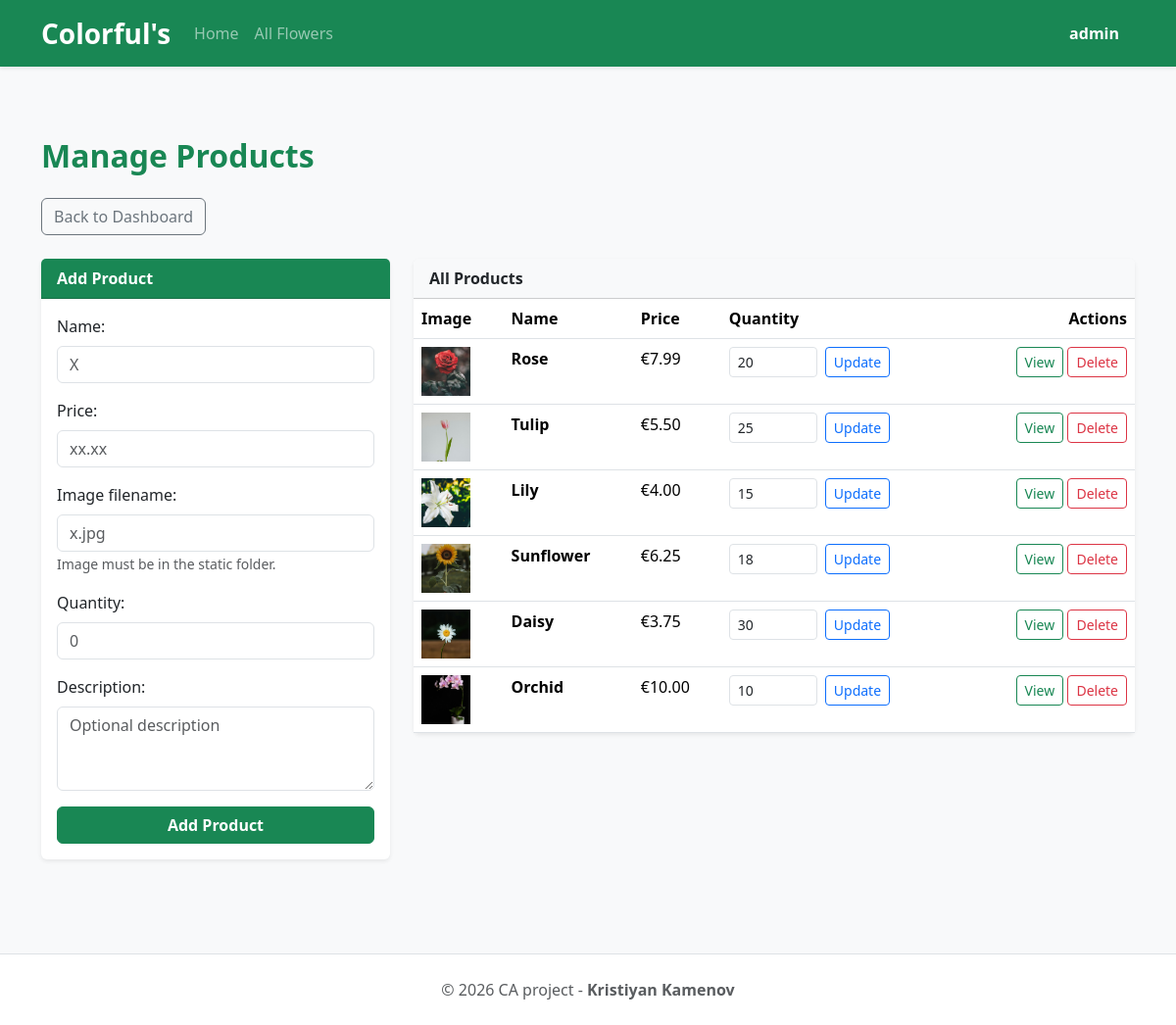
The app's page /admin/products (signed in) with its own data.
### tables this page shows
CREATE TABLE users
(
    user_id TEXT PRIMARY KEY,
    password TEXT NOT NULL,
    admin_status BOOLEAN NOT NULL,
    points_balance INTEGER NOT NULL DEFAULT 0
);

CREATE TABLE products
(
    product_id INTEGER PRIMARY KEY AUTOINCREMENT, 
    name TEXT NOT NULL,
    price REAL NOT NULL, 
    image_filename TEXT,
    quantity INTEGER NOT NULL DEFAULT 0,
    description TEXT
);

### app.py (the view, shortened to what this page needs)
@app.route("/admin/products", methods=["GET", "POST"])
@admin_required
def admin_manage_products():
    form = AddProductForm()
    db = get_db()
    products = db.execute("SELECT * FROM products ORDER BY product_id;").fetchall()
    return render_template("admin_manage_products.html", form=form, products=products)

### forms.py
class AddProductForm(FlaskForm):
    name = StringField("Name:", validators=[InputRequired()])
    price = FloatField("Price:", validators=[InputRequired(), NumberRange(min=0)])
    image_filename = StringField("Image filename:", validators=[InputRequired()])
    quantity = IntegerField("Quantity:", validators=[InputRequired(), NumberRange(min=0)])
    description = TextAreaField("Description:", validators=[Optional()])
    submit = SubmitField("Add Product")

### app.py (called while the page is built)
def ensure_points_schema(db):
    users_cols = [row["name"] for row in db.execute("PRAGMA table_info(users);")]
    if "points_balance" not in users_cols:
        db.execute(
            """ALTER TABLE users
               ADD COLUMN points_balance INTEGER NOT NULL DEFAULT 0;"""
        )
        db.commit()
    orders_cols = [row["name"] for row in db.execute("PRAGMA table_info(orders);")]
    if "points_used" not in orders_cols:
        db.execute(
            """ALTER TABLE orders
               ADD COLUMN points_used INTEGER NOT NULL DEFAULT 0;"""
        )
        db.commit()
    if "points_earned" not in orders_cols:
        db.execute(
            """ALTER TABLE orders
               ADD COLUMN points_earned INTEGER NOT NULL DEFAULT 0;"""
        )
        db.commit()

@app.before_request
def load_logged_in_user():
    g.user = session.get("user_id", None)
    g.is_admin = False
    if g.user is not None:
        db = get_db()
        ensure_points_schema(db)
        row = db.execute(
            """SELECT admin_status FROM users WHERE user_id = ?;""",
            (g.user,),
        ).fetchone()
        if row and row["admin_status"]:
            g.is_admin = True

def admin_required(view):
    @wraps(view)
    def wrapped_view(*args, **kwargs):
        if g.user is None:
            return redirect(url_for("auth", next=request.url))
        if not g.is_admin:
            return redirect(url_for("index"))
        return view(*args, **kwargs)
    return wrapped_view

### database.py (called while the page is built)
def get_db():
    if "db" not in g:
        g.db = sqlite3.connect(DATABASE,
            detect_types=sqlite3.PARSE_DECLTYPES
        )
        g.db.row_factory = sqlite3.Row
    return g.db

### templates/admin_manage_products.html (shortened to what this page needs)
{% extends "base.html" %}
{% block main_content %}
<div class="py-4">
    <h2 class="text-success mb-4 fw-bold">Manage Products</h2>
    <a href="{{ url_for('admin_dashboard') }}" class="btn btn-outline-secondary mb-4">Back to Dashboard</a>
    <div class="row">
        <div class="col-lg-4 mb-4">
            <div class="card border-0 shadow-sm">
                <div class="card-header bg-success text-white fw-bold">Add Product</div>
                <div class="card-body">
                    <form method="post" action="{{ url_for('admin_manage_products') }}">
                        <div class="mb-3">
                            {{ form.name.label(class="form-label") }}
                            {{ form.name(class="form-control", placeholder="X") }}
                        </div>
                        <div class="mb-3">
                            {{ form.price.label(class="form-label") }}
                            {{ form.price(class="form-control", placeholder="xx.xx", type="number", step="0.01") }}
                        </div>
                        <div class="mb-3">
                            {{ form.image_filename.label(class="form-label") }}
                            {{ form.image_filename(class="form-control", placeholder="x.jpg") }}
                            <small class="text-muted">Image must be in the static folder.</small>
                        </div>
                        <div class="mb-3">
                            {{ form.quantity.label(class="form-label") }}
                            {{ form.quantity(class="form-control", placeholder="0", type="number", min="0") }}
                        </div>
                        <div class="mb-3">
                            {{ form.description.label(class="form-label") }}
                            {{ form.description(class="form-control", rows=3, placeholder="Optional description") }}
                        </div>
                        {{ form.submit(class="btn btn-success w-100 fw-bold") }}
                    </form>
                </div>
            </div>
        </div>
        <div class="col-lg-8">
            <div class="card border-0 shadow-sm">
                <div class="card-header bg-light fw-bold">All Products</div>
                <div class="card-body p-0">
                    {% if products %}
                    <table class="table table-hover mb-0">
                        <thead>
                            <tr>
                                <th>Image</th>
                                <th>Name</th>
                                <th>Price</th>
                                <th>Quantity</th>
                                <th class="text-end">Actions</th>
                            </tr>
                        </thead>
                        <tbody>
                            {% for product in products %}
                            <tr>
                                <td>
                                    <img src="{{ url_for('static', filename=product['image_filename']) }}"
                                         alt="{{ product['name'] }}"
                                         style="width: 50px; height: 50px; object-fit: cover;">
                                </td>
                                <td class="fw-semibold">{{ product.name }}</td>
                                <td>€{{ "%.2f"|format(product.price) }}</td>
                                <td>
                                    <form method="post" action="{{ url_for('admin_update_product_quantity', product_id=product.product_id) }}" class="d-flex gap-2 align-items-center">
                                        <input type="number" name="quantity" min="0" class="form-control form-control-sm" style="max-width: 90px;" value="{{ product.quantity }}">
                                        <button type="submit" class="btn btn-sm btn-outline-primary">Update</button>
                                    </form>
                                </td>
                                <td class="text-end">
                                    <a href="{{ url_for('product', product_id=product.product_id) }}"
                                       class="btn btn-sm btn-outline-success">View</a>
                                    <form method="post" action="{{ url_for('admin_delete_product', product_id=product.product_id) }}"
                                          class="d-inline">
                                        <button type="submit" class="btn btn-sm btn-outline-danger">Delete</button>
                                    </form>
                                </td>
                            </tr>
                            {% endfor %}
                        </tbody>
                    </table>
                    {% else %}
                    <p class="text-muted p-4 mb-0">No products yet. Add one above.</p>
                    {% endif %}
                </div>
            </div>
        </div>
    </div>
</div>
{% endblock %}

### templates/base.html (shortened to what this page needs)
<!DOCTYPE html>
<html lang="en">
<head>
    <link href="https://cdn.jsdelivr.net/npm/bootstrap@5.3.2/dist/css/bootstrap.min.css" rel="stylesheet" xintegrity="sha384-T3c6CoIi6uLrA9TneNEoa7RxnatzjcDSCmG1MXxSR1GAsXEV/Dwwykc2MPK8M2HN">
</head>
<body class="d-flex flex-column min-vh-100 bg-light">
    <nav class="navbar navbar-expand navbar-dark bg-success shadow-sm">
        <div class="container">
            <a class="navbar-brand fw-bold fs-3" href="{{ url_for('index') }}">
                Colorful's
            </a>
            <div class="collapse navbar-collapse" id="navbarNav">
                <ul class="navbar-nav me-auto mb-2 mb-lg-0">
                    <li class="nav-item">
                        <a class="nav-link" href="{{ url_for('index') }}">Home</a>
                    </li>
                    <li class="nav-item">
                        <a class="nav-link" href="{{ url_for('products') }}">All Flowers</a>
                    </li>
                </ul>
                <ul class="navbar-nav ms-auto align-items-center">
                    {% if g.user %}
                        <li class="nav-item me-3">
                            <a class="navbar-text text-white fw-bold text-decoration-none" href="{{ url_for('user_menu') }}">
                                {{ g.user }}
                            </a>
                        </li>
                    {% endif %}
                </ul>
            </div>
        </div>
    </nav>
    <main class="container my-5 flex-grow-1">
        <div class="row">
            <div class="col-12">
                {% block main_content %}{% endblock %}
            </div>
        </div>
    </main>
    <footer class="bg-white border-top py-4 mt-auto">
        <div class="container text-center text-muted">
            <p class="mb-0">&copy; 2026 CA project - <span class="fw-semibold">Kristiyan Kamenov</span></p>
        </div>
    </footer>
</body>
</html>

### records on screen
users: user "admin"
products: image_filename (picture), name "Rose", price "7.99", quantity "20"
products: image_filename (picture), name "Tulip", price "5.50", quantity "25"
products: image_filename (picture), name "Lily", price "4.00", quantity "15"
products: image_filename (picture), name "Sunflower", price "6.25", quantity "18"
products: image_filename (picture), name "Daisy", price "3.75", quantity "30"
products: image_filename (picture), name "Orchid", price "10.00", quantity "10"
